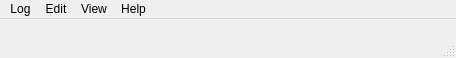
<?xml version="1.0" encoding="UTF-8"?>
<ui version="4.0">
 <class>MainWindow</class>
 <widget class="QMainWindow" name="MainWindow">
  <property name="geometry">
   <rect>
    <x>0</x>
    <y>0</y>
    <width>456</width>
    <height>58</height>
   </rect>
  </property>
  <property name="windowTitle">
   <string>Smart Log</string>
  </property>
  <widget class="QWidget" name="centralwidget"/>
  <widget class="QMenuBar" name="menubar">
   <property name="geometry">
    <rect>
     <x>0</x>
     <y>0</y>
     <width>456</width>
     <height>20</height>
    </rect>
   </property>
   <widget class="QMenu" name="menuLog">
    <property name="title">
     <string>Log</string>
    </property>
    <widget class="QMenu" name="menuNew">
     <property name="title">
      <string>New</string>
     </property>
     <addaction name="actionWell"/>
     <addaction name="actionRun"/>
     <addaction name="actionPass"/>
    </widget>
    <addaction name="menuNew"/>
    <addaction name="actionLoad"/>
    <addaction name="actionSaveAs"/>
    <addaction name="separator"/>
    <addaction name="actionExit"/>
   </widget>
   <widget class="QMenu" name="menuEdit">
    <property name="title">
     <string>Edit</string>
    </property>
    <widget class="QMenu" name="menuConnect">
     <property name="title">
      <string>Connect</string>
     </property>
     <addaction name="actionStart"/>
     <addaction name="actionStop"/>
    </widget>
    <addaction name="menuConnect"/>
    <addaction name="separator"/>
    <addaction name="actionSettings"/>
   </widget>
   <widget class="QMenu" name="menuView">
    <property name="title">
     <string>View</string>
    </property>
    <addaction name="actionPlot"/>
    <addaction name="separator"/>
    <addaction name="actionDepth"/>
    <addaction name="actionSpeed"/>
   </widget>
   <widget class="QMenu" name="menuHelp">
    <property name="layoutDirection">
     <enum>Qt::LeftToRight</enum>
    </property>
    <property name="title">
     <string>Help</string>
    </property>
    <addaction name="actionAbout"/>
   </widget>
   <addaction name="menuLog"/>
   <addaction name="menuEdit"/>
   <addaction name="menuView"/>
   <addaction name="menuHelp"/>
  </widget>
  <widget class="QStatusBar" name="statusbar">
   <property name="layoutDirection">
    <enum>Qt::LeftToRight</enum>
   </property>
  </widget>
  <action name="actionPlot">
   <property name="enabled">
    <bool>false</bool>
   </property>
   <property name="text">
    <string>Plot</string>
   </property>
  </action>
  <action name="actionDepth">
   <property name="text">
    <string>Depth</string>
   </property>
  </action>
  <action name="actionSpeed">
   <property name="text">
    <string>Speed</string>
   </property>
  </action>
  <action name="actionSettings">
   <property name="text">
    <string>Settings</string>
   </property>
  </action>
  <action name="actionExit">
   <property name="text">
    <string>Exit</string>
   </property>
  </action>
  <action name="actionLoad">
   <property name="text">
    <string>Load</string>
   </property>
  </action>
  <action name="actionAbout">
   <property name="text">
    <string>About</string>
   </property>
  </action>
  <action name="actionWell">
   <property name="text">
    <string>Well</string>
   </property>
  </action>
  <action name="actionRun">
   <property name="text">
    <string>Run</string>
   </property>
  </action>
  <action name="actionPass">
   <property name="text">
    <string>Pass</string>
   </property>
  </action>
  <action name="actionStart">
   <property name="text">
    <string>Start</string>
   </property>
  </action>
  <action name="actionStop">
   <property name="text">
    <string>Stop</string>
   </property>
  </action>
  <action name="actionSaveAs">
   <property name="text">
    <string>Save As</string>
   </property>
  </action>
 </widget>
 <resources/>
 <connections/>
</ui>
